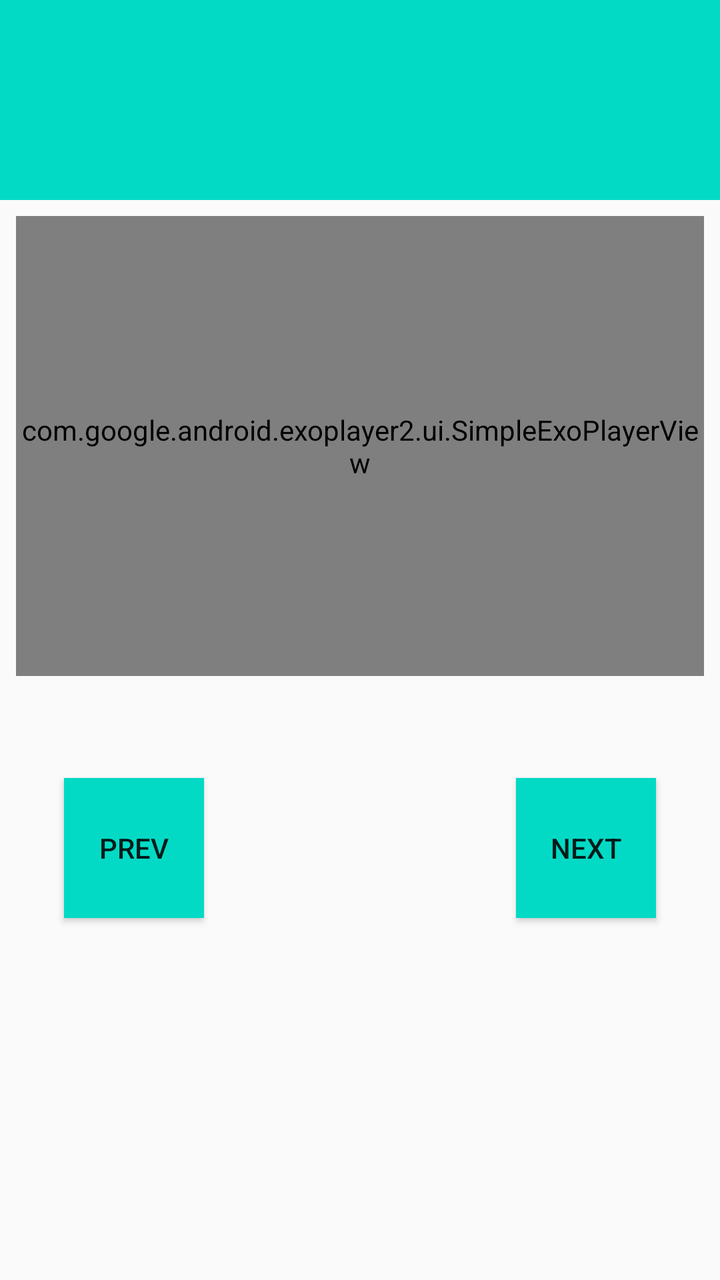
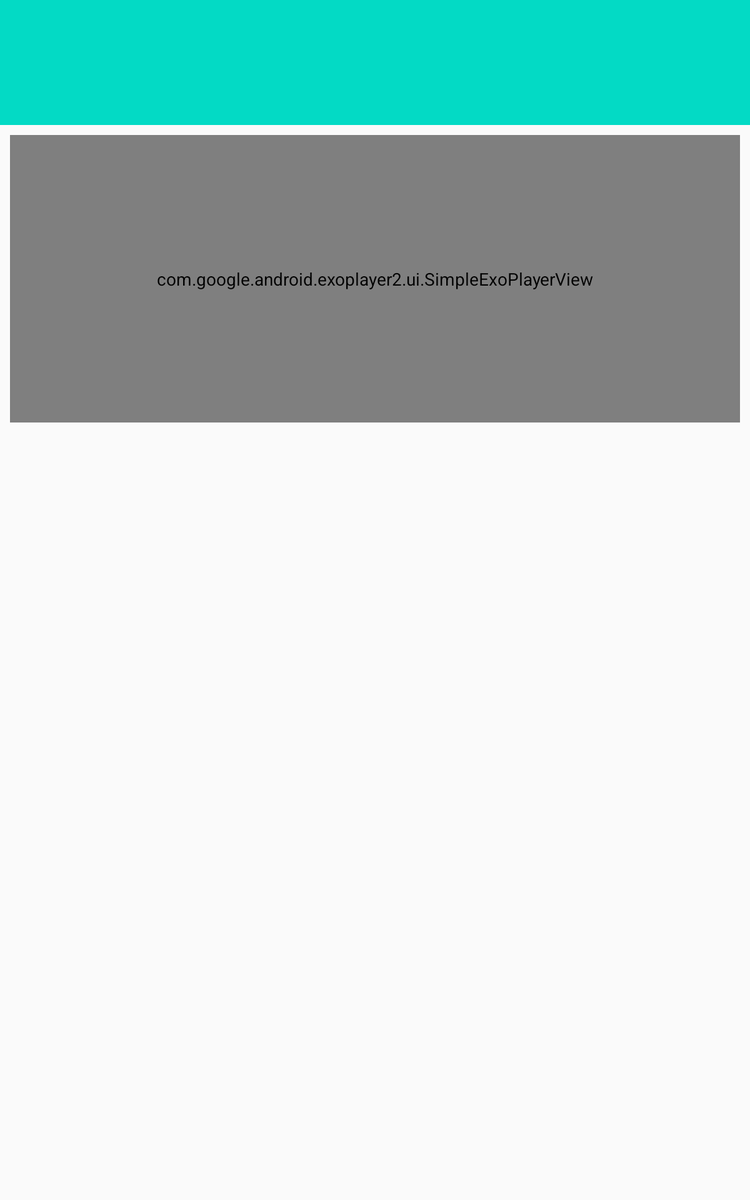

One screen, two layout resources from the same app: the default and the repository's alternative for another configuration. Each is rendered where Android would select it; the XML of both is given below.
<!-- AndroidManifest.xml: application theme AppTheme -->
<!-- res/layout/activity_step.xml -->
<?xml version="1.0" encoding="utf-8"?>
<ScrollView
    xmlns:android="http://schemas.android.com/apk/res/android"
    xmlns:app="http://schemas.android.com/apk/res-auto"
    android:layout_width="match_parent"
    android:layout_height="match_parent">
<RelativeLayout
    android:layout_width="match_parent"
    android:layout_height="match_parent">

    <TextView
        android:id="@+id/shortDescTV"
        android:layout_width="match_parent"
        android:layout_height="100dp"
        android:paddingLeft="16dp"
        android:gravity="center_vertical"
        android:textSize="40sp"
        android:background="@color/colorAccent"
        android:textStyle="bold"
        android:textColor="#ffffff"/>


    <com.google.android.exoplayer2.ui.SimpleExoPlayerView
        android:id="@+id/playerView"
        android:layout_width="match_parent"
        android:layout_height="230dp"
        android:layout_marginBottom="8dp"
        android:layout_marginLeft="8dp"
        android:layout_marginRight="8dp"
        android:layout_marginTop="8dp"
        android:layout_below="@id/shortDescTV"/>


    <TextView
        android:id="@+id/descTV"
        android:layout_width="wrap_content"
        android:layout_height="wrap_content"
        android:layout_below="@id/playerView"
        android:layout_marginTop="8dp"/>

    <Button
        android:id="@+id/prevBTN"
        android:layout_width="70dp"
        android:layout_height="70dp"
        android:layout_marginRight="8dp"
        android:layout_marginLeft="32dp"
        android:layout_marginBottom="16dp"
        android:layout_marginTop="16dp"
        android:text="Prev"
        android:onClick="onClickPrev"
        android:layout_below="@id/descTV"
        android:background="@color/colorAccent"/>

    <Button
        android:id="@+id/nextBTN"
        android:layout_width="70dp"
        android:layout_height="70dp"
        android:layout_marginRight="32dp"
        android:layout_marginLeft="8dp"
        android:layout_marginBottom="16dp"
        android:layout_marginTop="16dp"
        android:text="Next"
        android:layout_alignParentRight="true"
        android:layout_below="@id/descTV"
        android:onClick="onClickNext"
        android:background="@color/colorAccent"/>




    

</RelativeLayout>
</ScrollView>
<!-- resources referenced by this layout -->
<resources>
  <style name="AppTheme" parent="Theme.AppCompat.Light.DarkActionBar">
          
          <item name="colorPrimary">@color/colorPrimary</item>
          <item name="colorPrimaryDark">@color/colorPrimaryDark</item>
          <item name="colorAccent">@color/colorAccent</item>
      </style>
</resources>
<!-- res/layout-sw600dp/activity_step.xml (the repository's variant of the layout above) -->
<!-- drawn on a 7-inch tablet held upright -->
<?xml version="1.0" encoding="utf-8"?>
<ScrollView
    xmlns:android="http://schemas.android.com/apk/res/android"
    xmlns:app="http://schemas.android.com/apk/res-auto"
    android:layout_width="match_parent"
    android:layout_height="match_parent">
    <RelativeLayout
        android:layout_width="match_parent"
        android:layout_height="match_parent">

        <TextView
            android:id="@+id/shortDescTV"
            android:layout_width="match_parent"
            android:layout_height="100dp"
            android:paddingLeft="16dp"
            android:gravity="center_vertical"
            android:textSize="40sp"
            android:background="@color/colorAccent"
            android:textStyle="bold"
            android:textColor="#ffffff"/>


        <com.google.android.exoplayer2.ui.SimpleExoPlayerView
            android:id="@+id/playerView"
            android:layout_width="match_parent"
            android:layout_height="230dp"
            android:layout_marginBottom="8dp"
            android:layout_marginLeft="8dp"
            android:layout_marginRight="8dp"
            android:layout_marginTop="8dp"
            android:layout_below="@id/shortDescTV"/>


        <TextView
            android:id="@+id/descTV"
            android:layout_width="wrap_content"
            android:layout_height="wrap_content"
            android:layout_below="@id/playerView"
            android:layout_marginTop="8dp"/>

        



        

    </RelativeLayout>
</ScrollView>
